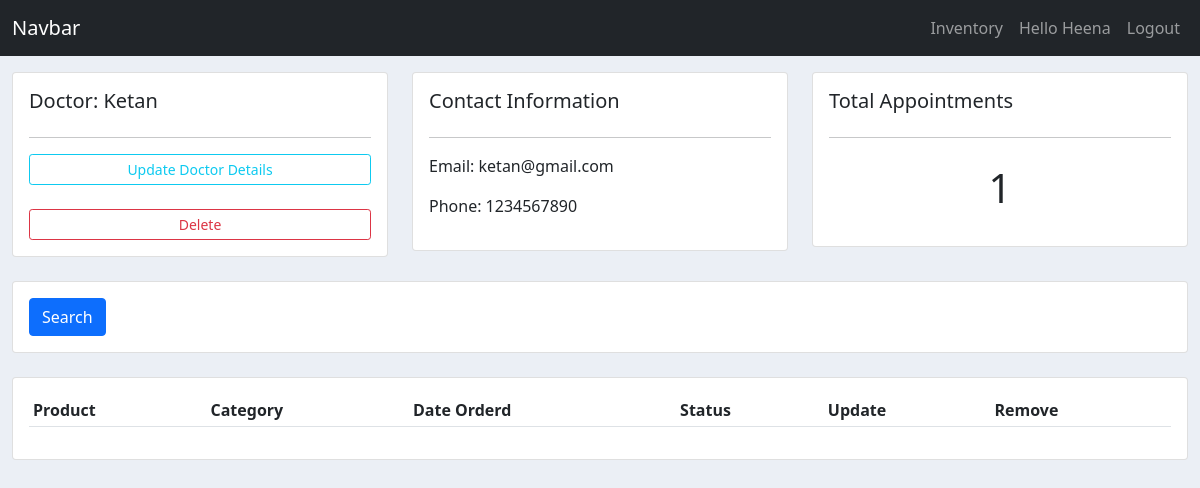
/doctor_view/5/ (signed in), run on the app's committed database.
### Hospital_crm/models.py (models this page shows, shortened)
class Doctor(models.Model):
    genderchoices = (
        ('male', 'Male'),
        ('female','Female'),
        ('other','Other')
    )
    user = models.OneToOneField(User,null=True, on_delete = models.CASCADE)
    name = models.CharField(max_length=200)
    email = models.EmailField(max_length=200, null = True)
    Mobile_number = PhoneField(blank=False)
    Address = models.CharField(max_length=200, null = True)
    gender = models.CharField(max_length=10, default='Male', choices=genderchoices)
    bio = models.TextField(max_length=500)

### Hospital_crm/decorators.py (the view)
        def wrapper_func(request, *args, **kwargs):
            group = None
            if request.user.groups.exists():
                group = request.user.groups.all()[0].name
            if group in allowed_roles:
                return view_func(request, *args, **kwargs)
            else:
                return HttpResponse('<h1>You Are Not Authorised to view this page</h1>')

### Hospital_crm/views.py (called while the page is built)
@login_required(login_url='LoginForm')
@allowed_users(allowed_roles = ['admin', 'reception','doctor'])
def doctor_view(request, pk_test):
    appointments = Appointment.objects.all()
    doctor = Doctor.objects.get(id = pk_test)
    if appointments.filter(Doctor = int(pk_test)).exists():
        doc_appointments = appointments.filter(Doctor = int(pk_test)).count()
    else:
        doc_appointments = 0
    context = {'doctor': doctor, 'doc_appointments': doc_appointments}
    return render(request, "doctor_view.html", context)

### templates/doctor_view.html
{%  extends 'main.html' %}
{% block content %}
	<br>
	<br>
	<br>
<div class="row">
	<div class="col-md">
		<div class="card card-body">
			<h5>Doctor: {{doctor.name}}</h5>
			<hr>
			<a class="btn btn-outline-info  btn-sm btn-block" href="{% url 'updatedoctor' doctor.id %}">Update Doctor Details</a>
			<br>
			<a class="btn btn-outline-danger  btn-sm btn-block" href="{% url 'deletedoctor' doctor.id %}">Delete</a>
		</div>
	</div>
	<div class="col-md">
		<div class="card card-body">
			<h5>Contact Information</h5>
			<hr>
			<p>Email: {{doctor.email}}</p>
			<p>Phone: {{doctor.Mobile_number}}</p>
		</div>
	</div>
	<div class="col-md">
		<div class="card card-body">
			<h5>Total Appointments</h5>
			<hr>
			<h1 style="text-align: center;padding: 10px">{{doc_appointments}}</h1>
		</div>
	</div>
</div>
<br>
<div class="row">
	<div class="col">
		<div class="card card-body">
			<form method="get">
		    <button class="btn btn-primary" type="submit">Search</button>
		  </form>
		</div>
	</div>
</div>
<br>
<div class="row">
	<div class="col-md">
		<div class="card card-body">
			<table class="table table-sm">
				<tr>
					<th>Product</th>
					<th>Category</th>
					<th>Date Orderd</th>
					<th>Status</th>
					<th>Update</th>
					<th>Remove</th>
				</tr>
			</table>
		</div>
	</div>
</div>
{% endblock %}

### templates/main.html (shortened to what this page needs)
{% load static %}
<!DOCTYPE html>
<html lang="en">
<head>
    <link rel="stylesheet" href="//use.fontawesome.com/releases/v5.0.7/css/all.css">
    <link href="https://cdn.jsdelivr.net/npm/bootstrap@5.0.0-beta3/dist/css/bootstrap.min.css" rel="stylesheet">
</head>
<body>
    <nav class="navbar fixed-top navbar-expand-lg navbar-dark bg-dark">
        <div class="container-fluid">
            <a class="navbar-brand" href={% url 'homepage' %}>Navbar</a>
            <div class="collapse navbar-collapse" id="navbarNavDropdown">
                <ul class="navbar-nav ms-auto">
                    <li class="nav-item">
                        <a class="nav-link" href={% url 'inventory_view' %}>Inventory</a></li>
                        <a class="nav-link " href="#" >
                            Hello {{request.user}}
                        </a>
                    <li class="nav-item">
                        <a class="nav-link" href={% url 'Logout' %}>Logout</a>
                    </li>
                </ul>
            </div>
        </div>
    </nav>
        <div class="container-fluid">
            {% block content %}
            {% endblock %}
        </div>
</body>
</html>

### templates/main.html (style rules this page uses)
body { background-color: #ebeff5; }

### data on the page
Doctor: name "Ketan", email "ketan@gmail.com", Mobile_number "1234567890"

### other printed values
{{ request.user }} "Heena"
{{ doc_appointments }} "1"
